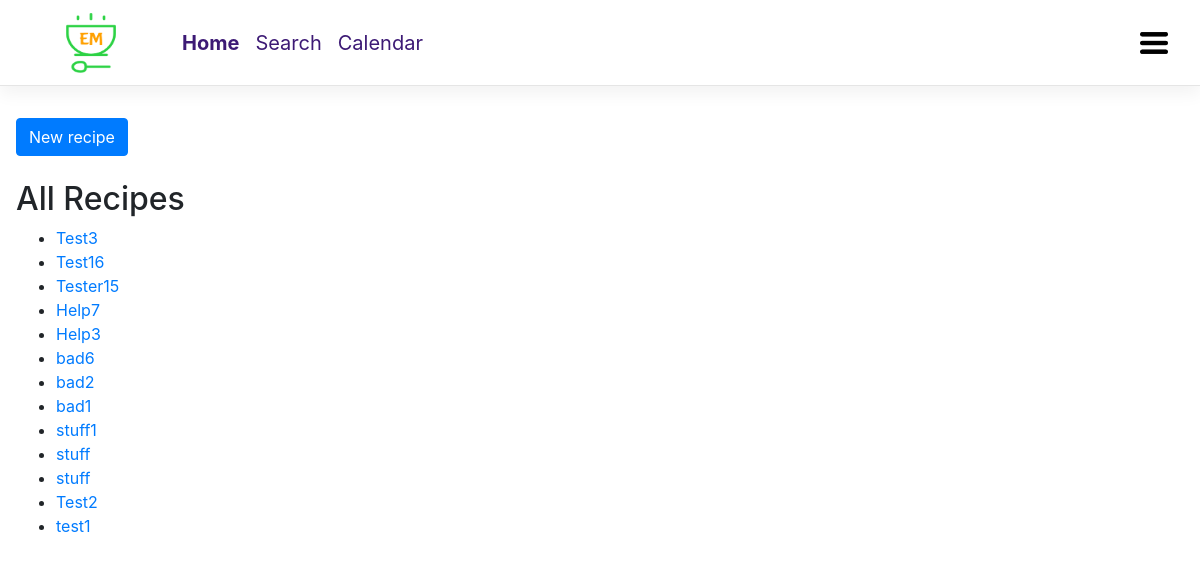
/registration/recipes, run on the app's committed database.
### em_website/models.py (models this page shows, shortened)
class Recipe(models.Model):
    DIFFICULTY_EASY = 1
    DIFFICULTY_MEDIUM = 2
    DIFFICULTY_HARD = 3
    DIFFICULTIES = (
        (DIFFICULTY_EASY, u'easy'),
        (DIFFICULTY_MEDIUM, u'normal'),
        (DIFFICULTY_HARD, u'hard'),
    )
    title = models.CharField(u'Title', max_length=255)
    slug = models.SlugField(unique=True)
    ingredients = models.TextField(u'Ingredients',
        help_text=u'One ingredient per line')
    preparation = models.TextField(u'Preparation')
    time_for_preparation = models.IntegerField(u'Preparation time',
        help_text=u'How many minutes will it take?', blank=True, null=True,default = 15)
    number_of_portions = models.PositiveIntegerField(u'Number of portions',default = 1)
    difficulty = models.SmallIntegerField(u'Difficulty',
        choices=DIFFICULTIES, default=DIFFICULTY_MEDIUM)
    category = models.ManyToManyField(Category, verbose_name=u'Categories')
    author = models.ForeignKey(User,on_delete = models.CASCADE, verbose_name=u'Author')
    date_created = models.DateTimeField(editable=False)
    date_updated = models.DateTimeField(editable=False)
    class Meta:
        verbose_name = u'Recipe'
        verbose_name_plural = u'Recipes'
        ordering = ['-date_created']

### em_website/views.py (the view)
def index2(request):
    queryset = Recipe.objects.all()
    context = {
        "object_list": queryset
    }
    return render(request,'index2.html',context)

### templates/index2.html (shortened to what this page needs)
{% extends "base.html" %}
{% block navbar_Content %}
    <li class="nav-item active">
        <a class="nav-link" href="{% url 'em_home' %}">Home</a>
    </li>
    <li class="nav-item">
        <a class="nav-link" href="{% url 'em_search' %}">Search</a>
    </li>
    <li class="nav-item">
        <a class="nav-link" href="#">Calendar</a>
    </li>
{% endblock %}
{% block content %}
<div class="mb-4">
  <a href="{% url 'new_recipe'  %}" class="btn btn-primary">New recipe</a>
</div>
<h2>All Recipes</h2>
<ul>
    {% for recipe in object_list%}
    <li><a href="/em_website/recipes/{{ recipe.slug }}/">{{ recipe.title }}</a></li>
    {% endfor %}
</ul>
{% endblock %}

### templates/base.html (style rules this page uses)
.bd-navbar .navbar-nav .nav-link { padding-right: .5rem; padding-left: .5rem; color: #3d1a75 !important; }
.bd-navbar .active a { font-weight: 300; font-weight: bold; }
.nav-item { font-size: 20px; }

### data on the page
Recipe: title "Test3"
Recipe: title "Test16"
Recipe: title "Tester15"
Recipe: title "Help7"
Recipe: title "Help3"
Recipe: title "bad6"
Recipe: title "bad2"
Recipe: title "bad1"
Recipe: title "stuff1"
Recipe: title "stuff"
Recipe: title "stuff"
Recipe: title "Test2"
Recipe: title "test1"
